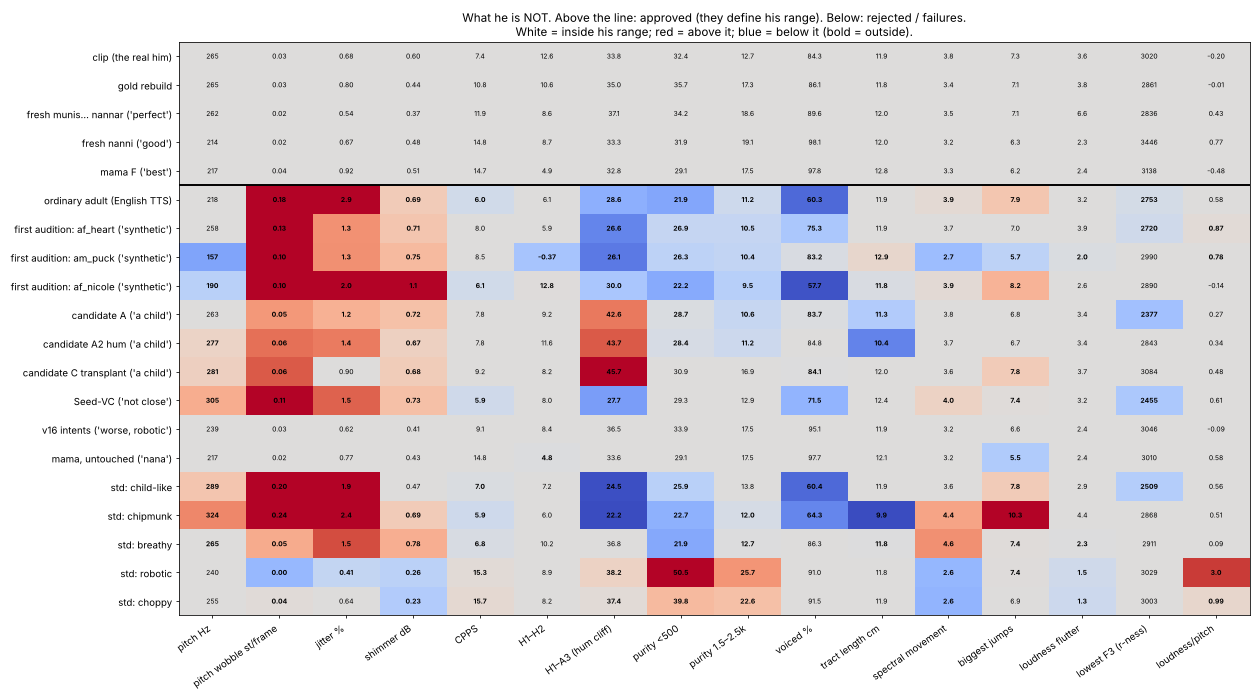

This figure's Python source:
"""What he is NOT: measure every approved version (positives) and every rejected
or standard-failure version (negatives) the same way, and find which measures
separate them.

    python analysis/negative_space.py  -> analysis/negative_space.csv / .png
"""
import csv, sys, warnings
from pathlib import Path

import numpy as np, parselmouth as pm, pyworld as pw, soundfile as sf
from scipy.signal import resample_poly
import matplotlib
matplotlib.use("Agg")
import matplotlib.pyplot as plt

warnings.filterwarnings("ignore")
ROOT = Path(__file__).resolve().parents[1]
sys.path.insert(0, str(ROOT / "analysis"))
from fingerprint import source_measures, vtl  # noqa: E402
SR = 24000
O = ROOT / "out"

POS = {  # approved by Da Boss
    "clip (the real him)": ROOT / "reference/source/prince_reference.wav",
    "gold rebuild": ROOT / "reference/gold/rebuild_gold_v9.wav",
    "fresh munis... nannar ('perfect')": O / "fresh/munis_nannar.wav",
    "fresh nanni ('good')": O / "fresh/nanni.wav",
    "mama F ('best')": O / "fresh/mama_F_ah_deep.wav",
}
NEG = {  # rejected, with his words, or standard failures
    "ordinary adult (English TTS)": O / "english_ref.wav",
    "first audition: af_heart ('synthetic')": O / "audition/af_heart.wav",
    "first audition: am_puck ('synthetic')": O / "audition/am_puck.wav",
    "first audition: af_nicole ('synthetic')": O / "audition/af_nicole.wav",
    "candidate A ('a child')": O / "candidate_A_test_lines.wav",
    "candidate A2 hum ('a child')": O / "candidate_A2_hum_lines.wav",
    "candidate C transplant ('a child')": O / "candidate_C_transplant_hum_lines.wav",
    "Seed-VC ('not close')": O / "candidate_B_seedvc_lines.wav",
    "v16 intents ('worse, robotic')": O / "bnuy/new_sayings_v16_intents.wav",
    "mama, untouched ('nana')": O / "fresh/mama_A_none.wav",
    "std: child-like": O / "negatives/child_like.wav",
    "std: chipmunk": O / "negatives/chipmunk.wav",
    "std: breathy": O / "negatives/breathy.wav",
    "std: robotic": O / "negatives/robotic.wav",
    "std: choppy": O / "negatives/choppy.wav",
}

FEATS = ["pitch_Hz", "pitch_change_st", "jitter_pct", "shimmer_dB", "CPPS", "H1H2", "H1A3", "HNR_0_500",
         "HNR_1500_2500", "voiced_pct", "VTL_cm", "flux", "flux_p95", "loud_flutter", "F3_low", "loud_per_st"]
NICE = {"pitch_Hz": "pitch Hz", "pitch_change_st": "pitch wobble st/frame", "jitter_pct": "jitter %",
        "shimmer_dB": "shimmer dB", "CPPS": "CPPS", "H1H2": "H1–H2", "H1A3": "H1–A3 (hum cliff)",
        "HNR_0_500": "purity <500", "HNR_1500_2500": "purity 1.5–2.5k", "voiced_pct": "voiced %",
        "VTL_cm": "tract length cm", "flux": "spectral movement", "flux_p95": "biggest jumps",
        "loud_flutter": "loudness flutter", "F3_low": "lowest F3 (r-ness)", "loud_per_st": "loudness/pitch"}


def load(p):
    a, sr = sf.read(p)
    if a.ndim > 1: a = a.mean(1)
    if sr != SR: a = resample_poly(a, SR, sr)
    return a.astype(np.float64)


def features(path):
    x = load(path)
    snd = pm.Sound(x, SR)
    F = snd.to_formant_burg(time_step=0.005, max_number_of_formants=5, maximum_formant=8000)
    P = snd.to_pitch_ac(time_step=0.005, pitch_floor=80, pitch_ceiling=900)
    it = snd.to_intensity(minimum_pitch=120, time_step=0.005)
    t = P.xs(); f = P.selected_array["frequency"]; v = f > 0
    dB = np.array([it.get_value(q) for q in t]); act = np.isfinite(dB) & (dB > np.nanmax(dB) - 35)
    out = source_measures(snd, 0.0, snd.duration, F, P)
    st = 12 * np.log2(np.where(v, f, np.nan)); d = np.abs(np.diff(st)); d = d[np.isfinite(d) & (d < 3)]
    out["pitch_Hz"] = float(np.median(f[v])); out["pitch_change_st"] = float(np.median(d))
    out["voiced_pct"] = float(100 * (v & act).sum() / max(1, act.sum()))
    ok = v & act
    ss = st[ok] - np.nanmedian(st[ok])
    out["loud_per_st"] = float(np.polyfit(ss, dB[ok], 1)[0]) if ok.sum() > 10 else np.nan
    loud = ok & (dB > np.nanmax(dB) - 15)
    fm = [np.nanmedian([F.get_value_at_time(i, q) for q in t[loud][::2]]) for i in (1, 2, 3, 4)]
    out["VTL_cm"] = vtl(fm)[1]
    f3 = np.array([F.get_value_at_time(3, q) for q in t[loud][::2]])
    out["F3_low"] = float(np.nanpercentile(f3, 5))
    f0w, tw = pw.harvest(x, SR, frame_period=5, f0_floor=80, f0_ceil=1200)
    sp = pw.cheaptrick(x, f0w, tw, SR); fq = np.linspace(0, SR / 2, sp.shape[1])
    L = 10 * np.log10(sp[:, fq < 5000] + 1e-20); e = 10 * np.log10(sp.sum(1) + 1e-20)
    a = e > e.max() - 30; both = a[1:] & a[:-1]
    fl = np.sqrt(np.mean(np.diff(L, axis=0) ** 2, 1))[both]
    out["flux"] = float(np.median(fl)); out["flux_p95"] = float(np.percentile(fl, 95))
    vv = (f0w > 0) & (e > e.max() - 20)
    k = 12; tr = np.convolve(np.pad(e, k // 2, mode="edge"), np.ones(k) / k, "valid")[: len(e)]
    out["loud_flutter"] = float(np.std((e - tr)[vv])) if vv.sum() > 10 else np.nan
    return out


def main():
    rows = []
    for grp, d in (("positive", POS), ("negative", NEG)):
        for name, p in d.items():
            if not Path(p).exists():
                print("missing", p); continue
            r = features(p); r.update(name=name, group=grp); rows.append(r)
            print(f"{grp[:3]} {name:40} " + " ".join(f"{NICE[k][:8]}={r[k]:.2f}" for k in FEATS[:6]))
    with open(ROOT / "analysis/negative_space.csv", "w", newline="") as fh:
        w = csv.DictWriter(fh, fieldnames=["group", "name"] + FEATS); w.writeheader()
        w.writerows([{k: r.get(k) for k in ["group", "name"] + FEATS} for r in rows])

    pos = np.array([[r[k] for k in FEATS] for r in rows if r["group"] == "positive"])
    lo, hi = np.nanmin(pos, 0), np.nanmax(pos, 0)
    mu, sd = np.nanmean(pos, 0), np.nanstd(pos, 0) + 1e-9
    span = np.maximum(hi - lo, 1e-9)
    # distance outside his range, in units of his range width (0 = inside)
    def outside(v):
        return np.where(v < lo, (lo - v) / span, np.where(v > hi, (v - hi) / span, 0.0))
    names = [r["name"] for r in rows]
    M = np.array([[r[k] for k in FEATS] for r in rows])
    Out = np.array([outside(m) for m in M])
    signed = np.where(M < lo, -Out, Out)

    fig, ax = plt.subplots(figsize=(18, 10))
    ax.imshow(np.clip(signed, -2, 2), cmap="coolwarm", aspect="auto", vmin=-2, vmax=2)
    for i in range(M.shape[0]):
        for j in range(M.shape[1]):
            v = M[i, j]; s = f"{v:.0f}" if abs(v) >= 100 else (f"{v:.1f}" if abs(v) >= 1 else f"{v:.2f}")
            ax.text(j, i, s, ha="center", va="center", fontsize=7, fontweight="bold" if Out[i, j] > 0 else "normal")
    npos = int((np.array([r["group"] for r in rows]) == "positive").sum())
    ax.axhline(npos - 0.5, color="k", lw=2)
    ax.set_xticks(range(len(FEATS))); ax.set_xticklabels([NICE[k] for k in FEATS], rotation=35, ha="right")
    ax.set_yticks(range(len(names))); ax.set_yticklabels(names)
    ax.set_title("What he is NOT. Above the line: approved (they define his range). Below: rejected / failures.\n"
                 "White = inside his range; red = above it; blue = below it (bold = outside).")
    plt.tight_layout(); plt.savefig(ROOT / "analysis/negative_space.png", dpi=70); plt.close()

    # which measures catch which failures
    neg_idx = [i for i, r in enumerate(rows) if r["group"] == "negative"]
    print("\nMeasures that separate him from each failure:")
    for i in neg_idx:
        caught = [(NICE[FEATS[j]], signed[i, j]) for j in np.argsort(-Out[i]) if Out[i, j] > 0][:5]
        print(f"  {names[i]:40} " + ", ".join(f"{n} {'high' if s > 0 else 'low'} ({abs(s):.1f})" for n, s in caught))
    print("\nHow many failures each measure catches:")
    for j in np.argsort(-(Out[neg_idx] > 0).sum(0)):
        print(f"  {NICE[FEATS[j]]:22} {(Out[neg_idx, j] > 0).sum():2}/{len(neg_idx)}   his range {lo[j]:.2f} .. {hi[j]:.2f}")
    np.save(ROOT / "analysis/negative_space_ranges.npy", dict(feats=FEATS, lo=lo, hi=hi, mu=mu, sd=sd), allow_pickle=True)


if __name__ == "__main__":
    main()
